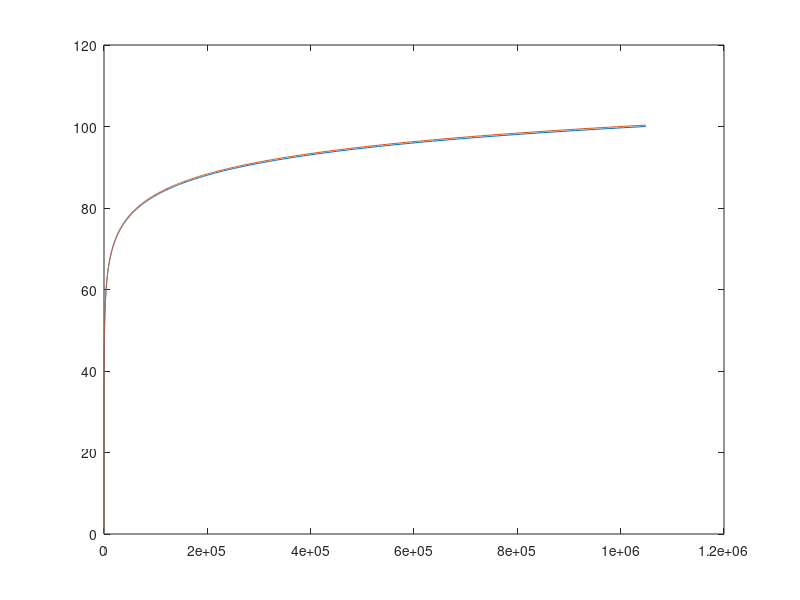

MATLAB code for this plot:

logb = @(x, base) log(x)/log(base);


limit_end = 2^20;

x = logspace(0,log10(limit_end), 1e3);
y_10 = logb(x, 10)*100/log10(limit_end);
y_11 = logb(x, 10^(3/50));

plot(x, y_10);
hold on;
plot(x, y_11);


